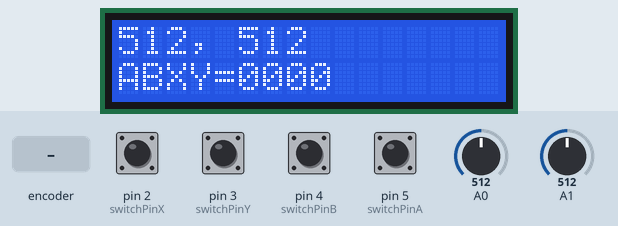
This sketch was run on a simulated Arduino Uno, built with avr-gcc and run on an emulated ATmega328P. On the bench: 16×2 character LCD. Inputs (shaded band) come from the test bench; at power-on: pin 2 (switchPinX), pin 3 (switchPinY), pin 4 (switchPinB), pin 5 (switchPinA) HIGH, A0 = 512, A1 = 512. What the sketch prints to the serial monitor is not drawn.

Above: at 1.2 s.
1.3 s: rotary encoder on pin 5 (switchPinA) / pin 4 (switchPinB) turned 3 steps (first pin leading)
At 1.39 s:
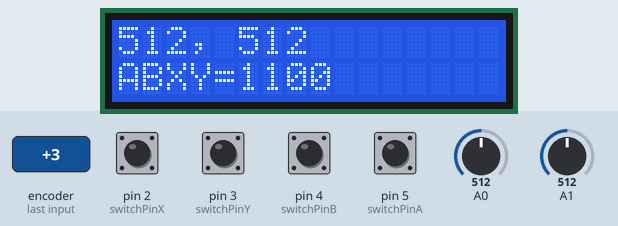
3.4 s: A0 set to 1023
At 4.0 s:
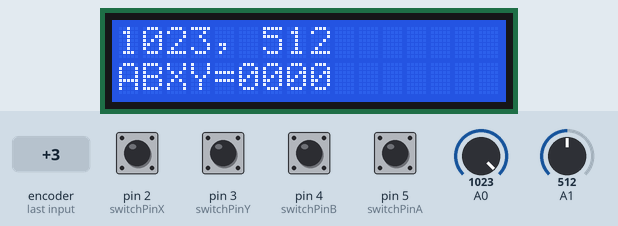
4.9 s: A1 set to 990
At 5.8 s:
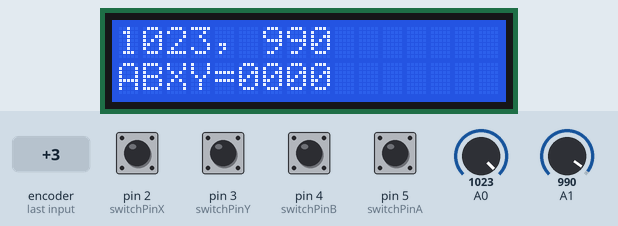
7.9 s: A1 set to 1010
At 8.3 s:
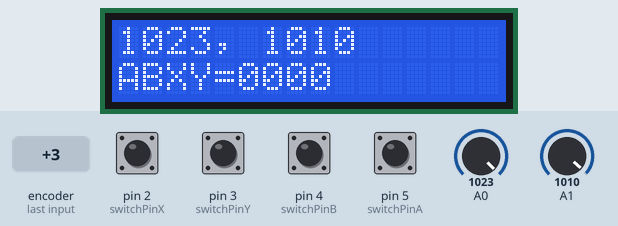
9.5 s: pin 2 (switchPinX) pulled LOW for 0.15 s
At 9.65 s:
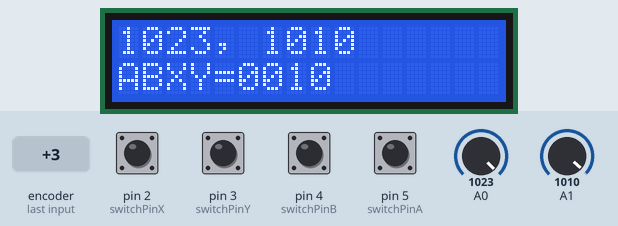
11.2 s: pin 3 (switchPinY) pulled LOW for 0.15 s
At 11.35 s:
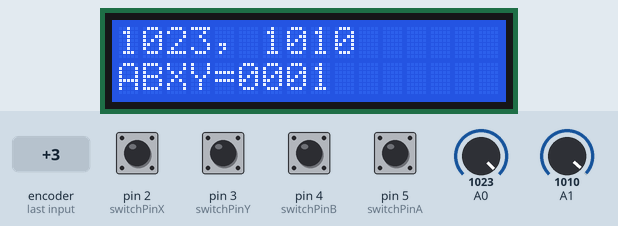
Timing chart, 0 to 13.9 s (numbered marks = the images above; inputs shaded):
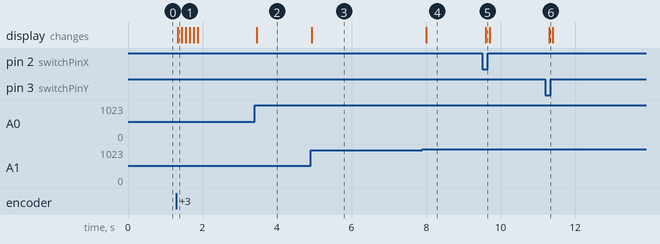

The sketch:

lcd-joystick-switches.ino
```cpp
#include <LiquidCrystal.h>


// 変数の生成とPINの割り当て
// rs:7 en:8 d4:9 d5:10 d6:11 d7:12　に対応
LiquidCrystal lcd(7, 8, 9, 10, 11, 12);


//x軸方向の値
int x_value;

//y軸方向の値
int y_value;

//スイッチの状態を見る変数(押されていない:1 押されている:0)
bool switch_flag;
//   X
// Y   A
//   B
int switchPinX=2;
int switchPinY=3;
int switchPinA=5;
int switchPinB=4;
void setup() {

  //VRxに繋いだピン(A0)をを入力ピンとして設定する(デフォルト設定なので省略しても良い)
  pinMode(A0,INPUT);

  //VRyに繋いだピン(A1)をを入力ピンとして設定する(デフォルト設定なので省略しても良い)
  pinMode(A1,INPUT);

  //SWに繋いだピン(2)をプルアップ付きの入力ピンとして設定する
  pinMode(2,INPUT_PULLUP);

  //タクトスイッチ用
  pinMode(switchPinA, INPUT_PULLUP);     // ボタンスイッチ用に入力に設定
  pinMode(switchPinB, INPUT_PULLUP);     // ボタンスイッチ用に入力に設定
  pinMode(switchPinX, INPUT_PULLUP);     // ボタンスイッチ用に入力に設定
  pinMode(switchPinY, INPUT_PULLUP);     // ボタンスイッチ用に入力に設定

  lcd.begin(16, 2);

  //シリアル通信の初期処理を行う
  Serial.begin(9600);
}

void loop() {

  //x軸方向とy軸方向の値を取得する
  x_value=analogRead(A0);
  y_value=analogRead(A1);

  //スイッチの状態を取得する
  switch_flag=digitalRead(2);

  bool bx=false, by=false, ba=false, bb=false;
  if (LOW == digitalRead(switchPinX))  // ピンよりデータ取得
  {
    bx=true;
  }
  if (LOW == digitalRead(switchPinY))  // ピンよりデータ取得
  {
    by=true;
  }
  if (LOW == digitalRead(switchPinA))  // ピンよりデータ取得
  {
    ba=true;
  }
  if (LOW == digitalRead(switchPinB))  // ピンよりデータ取得
  {
    bb=true;
  }


  //x軸方向とy軸方向の値、スイッチの状態を表示する
  Serial.print("X: ");
  Serial.print(x_value);
  Serial.print("  Y: ");
  Serial.print(y_value);
  Serial.print("  SW: ");
  Serial.println(switch_flag);

  lcd.clear();

  char buff[32];
  sprintf(buff, "%d, %d", x_value, y_value);
  //Serial.println(buff);
  lcd.setCursor(0, 0); //1列目1行目に表示
  lcd.print(buff); //測定した距離をディスプレイに表示

  sprintf(buff, "ABXY=%d%d%d%d", ba,bb,bx,by);
  lcd.setCursor(0, 1); //1列目2行目に表示
  lcd.print(buff); //測定した距離をディスプレイに表示
  //Serial.println(buff);

  delay(100);
}
```

Measured:
- after the input at 1.3 s, the display: changes at once (image 1)
- after the input at 3.4 s, the display: changes after 0.05 s (image 2)
- after the input at 4.9 s, the display: changes at once (image 3)
- after the input at 7.9 s, the display: changes after 0.11 s (image 4)
- after the input at 9.5 s, the display: changes after 0.10 s (image 5)
- after the input at 11.2 s, the display: changes after 0.10 s (image 6)
